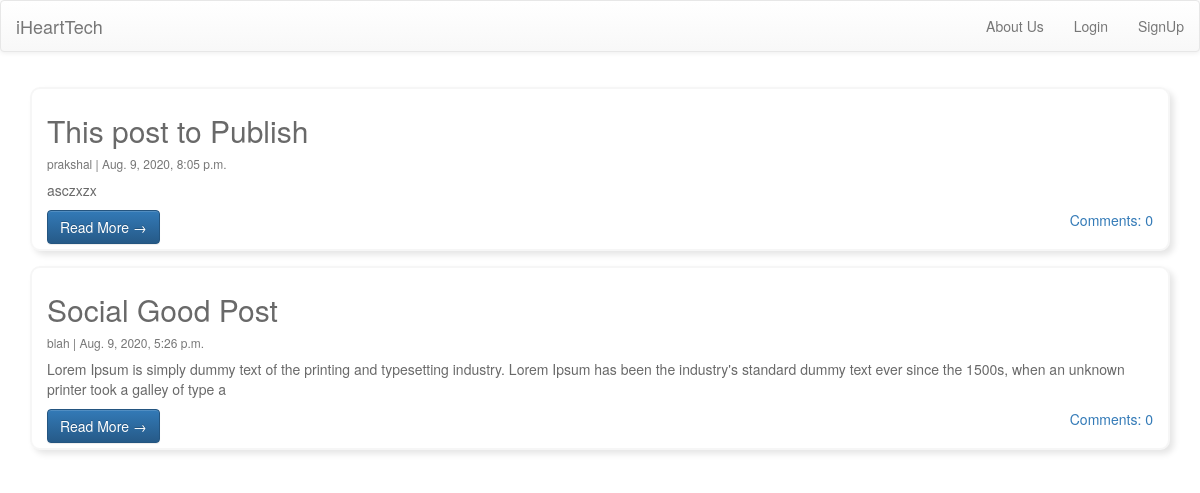
The app's page /, older data.
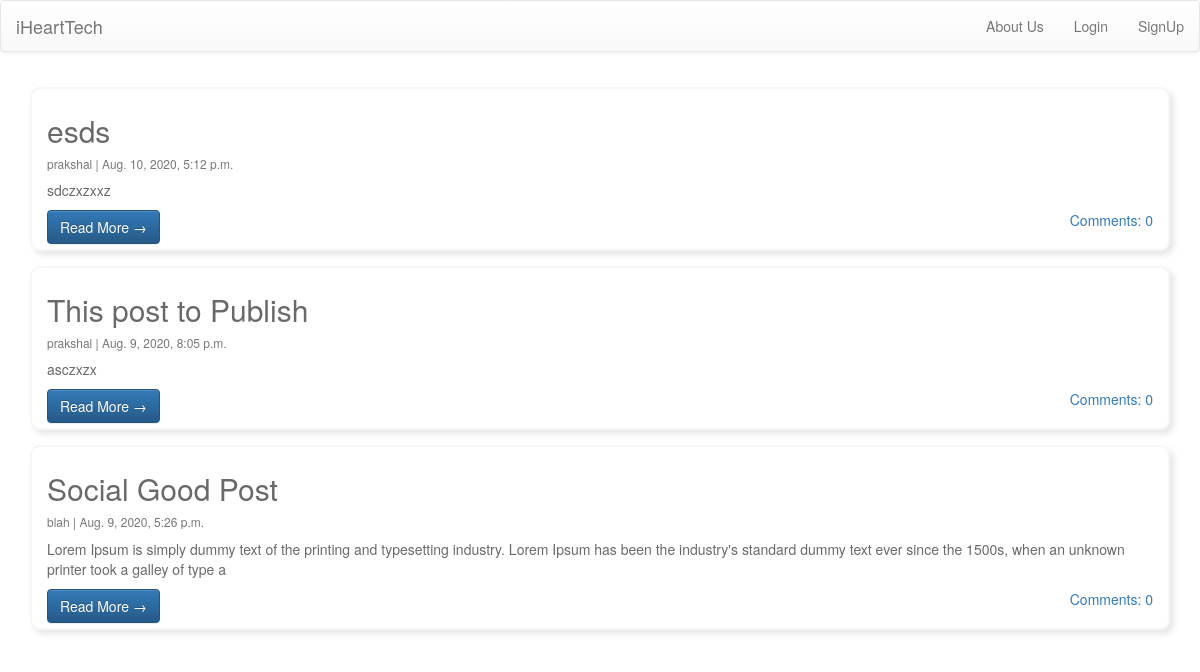
The same page, newer data.
### blog/models.py (models this page shows, shortened)
class Post(models.Model):
    title = models.CharField(max_length=200, unique=True)
    author = models.ForeignKey(User, on_delete= models.CASCADE,related_name='blog_posts', blank=True)
    updated_on = models.DateTimeField(auto_now= True)
    content = RichTextField()
    created_on = models.DateTimeField(auto_now_add=True)
    status = models.IntegerField(choices=STATUS, default=0)
    class Meta:
        ordering = ['-created_on']
    def approved_comments(self):
        return self.comments.filter(approved_comment=True)

### blog/views.py (the view)
# urls.py: path('', views.PostList.as_view(), name='home'),
class PostList(generic.ListView):
    queryset = Post.objects.filter(status=1).order_by('-created_on')
    template_name = 'home.html'

### templates/home.html (shortened to what this page needs)
{% extends 'base.html' %}
{% block content %}
<div class="container">
    <div class="row">
            {% for post in post_list %}
                <div class="card">
                    <div class="card-body">
                        <h2 class="card-title">{{ post.title }}</h2>
                        <p class="card-text text-muted h6">{{ post.author }} | {{ post.created_on}} </p>
                        <p class="card-text">{{post.content|slice:":200" | safe }}</p>
                        <a href="{% url 'post_detail' post.pk  %}" class="btn btn-primary">Read More &rarr;</a>
                        <a href="{% url 'post_detail' pk=post.pk %}" class="comm">Comments: {{ post.approved_comments.count }}</a>
                    </div>
                </div>
            {% endfor %}
    </div>
</div>
{% endblock %}

Row changes from the older to the newer data that the page shows:
added Post: title "esds", author "prakshal", created_on "Aug. 10, 2020, 5:12 p.m.", content "sdczxzxxz", approved_comments.count "0"
